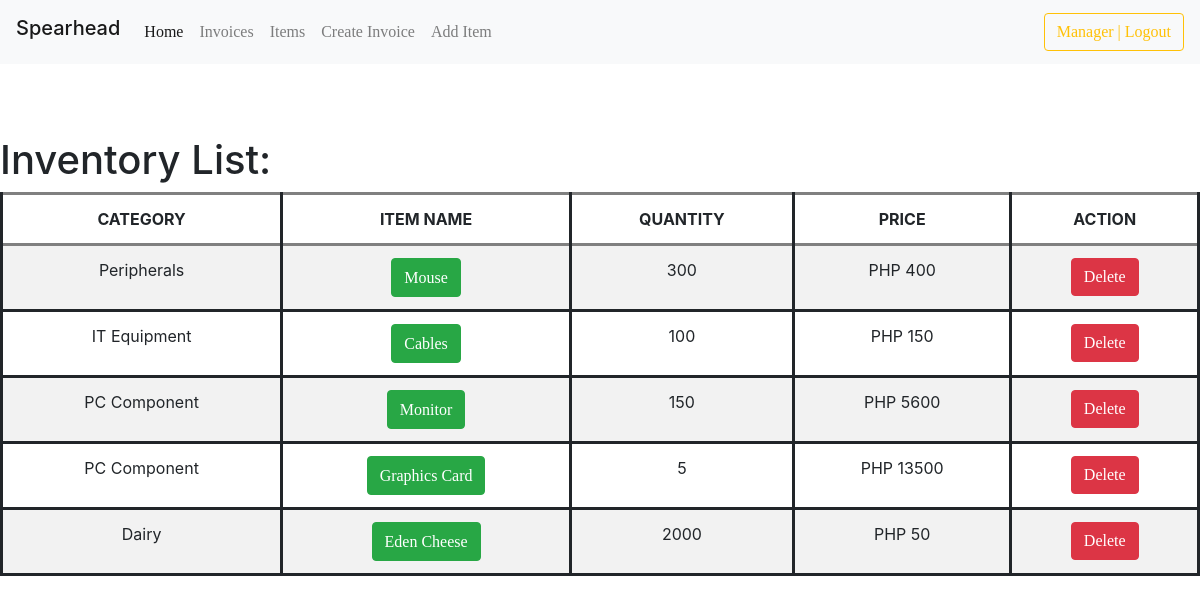
The page /list_stock/ (signed in) on the database its author committed.
### invmgmt/models.py (models this page shows, shortened)
class Stock(models.Model):
	category = models.CharField("Category:", max_length=50, default='', blank=True, null=True)
	item_name = models.CharField("Item Name:", max_length=50, blank=True, null=True)
	quantity = models.IntegerField("Quantity:", default='0', blank=True, null=True)
	set_price = models.CharField ("Pricing:", max_length=50, default='', blank=True, null=True)
	receive_quantity = models.IntegerField(default='0', blank=True, null=True)
	receive_by = models.CharField(max_length=50, blank=True, null=True)
	issue_quantity = models.IntegerField(default='0', blank=True, null=True)
	issue_by = models.CharField(max_length=50, blank=True, null=True)
	issue_to = models.CharField(max_length=50, blank=True, null=True)
	phone_number = models.CharField(max_length=50, blank=True, null=True)
	created_by = models.CharField(max_length=50, blank=True, null=True)

### invmgmt/views.py (the view)
# urls.py: path('list_stock/',list_stock, name='list_stock'),
def list_stock(request):
	title = 'List of items:'
	queryset_stock = Stock.objects.all()
	context = {
		"title": title,
		"queryset": queryset_stock,
	}
	return render(request, "list_view_item.html", context)

### templates/list_view_item.html (shortened to what this page needs)
{% load static %}
<!DOCTYPE html>
<html lang="en">
<head>
    <link rel="stylesheet" type="text/css" href="https://stackpath.bootstrapcdn.com/bootstrap/4.5.2/css/bootstrap.min.css">
    <link href="{% static 'css/stylesheet.css' %}" rel="stylesheet">
</head>
<body>
{% include 'navbar.html' %}
<br><br><br>
<h1>Inventory List:</h1>
<table class="table table-striped">
        <thead>
          <tr>
              <th>CATEGORY</th>
            <th>ITEM NAME</th>
              <th>QUANTITY</th>
              <th>PRICE</th>
              <th>ACTION</th>
          </tr>
        </thead>
	{% for instance in queryset %}
        <tr>
        <td>{{instance.category}}</td>
            <td><button class="btn btn-success"><a href="{% url 'update_items' instance.id %}">{{instance.item_name}}</a></button></td>
	    <td>{{instance.quantity}}</td>
            <td>PHP {{instance.set_price}}</td>
        <td><a class="btn btn-danger" type="submit" href="{% url 'delete_stock' instance.id %}">Delete</a></td>
        </tr>
	{% endfor %}
    </table>

### templates/navbar.html (shortened to what this page needs)
<nav class="navbar navbar-expand-lg navbar-light bg-light">
  <h1 class="navbar-brand" href="#">Spearhead</h1>
  <div class="collapse navbar-collapse" id="navbarSupportedContent">
    <ul class="navbar-nav mr-auto">
      <li class="nav-item active">
        <a class="nav-link" href="/">Home <span class="sr-only">(current)</span></a>
      </li>
      <li class="nav-item">
        <a class="nav-link" href="/list_invoice">Invoices</a>
      </li>
        <li class="nav-item">
        <a class="nav-link" href="/list_stock">Items</a>
      </li>
        <li class="nav-item">
        <a class="nav-link" href="/create_invoice">Create Invoice</a>
      </li>
        <li class="nav-item">
        <a class="nav-link" href="/add_item">Add Item</a>
      </li>
    </ul>
    {% if request.user.is_authenticated %}
        <a href="/accounts/logout"><button class="btn btn-outline-warning" type="submit">{{ user }} | Logout</button></a>
{% else %}
 <a href="/accounts/login"><button class="btn btn-danger">Login</button></a>
{% endif %}
  </div>
</nav>

### invoicemgmt/static/css/stylesheet.css (style rules this page uses)
table { border-style: solid; text-align: center; }
tr { border-style: solid; text-align: center; }
th { border-style: solid; text-align: center; }
td { border-style: solid; text-align: center; }
ul { list-style-type: none; margin: 0; padding: 0; }
a { text-decoration: none; color: white; display: inline; list-style-type: none; font-family: "Lucida Console"; text-align: center; }

### rows shown on the page
Stock: category "Peripherals", item_name "Mouse", quantity "300", set_price "400"
Stock: category "IT Equipment", item_name "Cables", quantity "100", set_price "150"
Stock: category "PC Component", item_name "Monitor", quantity "150", set_price "5600"
Stock: category "PC Component", item_name "Graphics Card", quantity "5", set_price "13500"
Stock: category "Dairy", item_name "Eden Cheese", quantity "2000", set_price "50"

### other values the page prints
{{ user }} "Manager"
